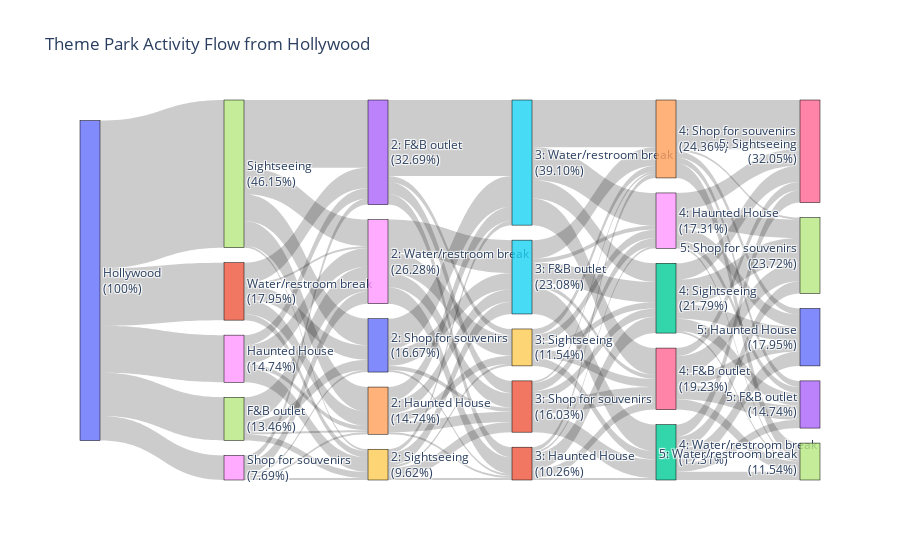

The notebook cell saved with this chart:
### Markdown cell above
Theme Park Activity Flow from Hollywood

### Code cell
import pandas as pd
import plotly.graph_objects as go
from collections import Counter

# Load the dataset
file_path = '../data/Updated_Theme_Parks_Survey_Responses A14.csv'
df = pd.read_csv(file_path)

# Define activity columns and valid activities
activity_columns = [
    'first_activity', 'second_activity', 'third_activity', 'fourth_activity', 'fifth_activity', 
    'sixth_activity', 'seventh_activity', 'eighth_activity', 'ninth_activity', 'tenth_activity',
    'eleventh_activity', 'twelfth_activity', 'thirteenth_activity', 'fourteenth_activity'
]

valid_activities = [
    "Go To The F&B Outlet", "Go And Shop For Souvenirs", "Go For A Water/Restroom Break", 
    "Go To The Haunted House", "Sightseeing"
]

# Replace any activity not in valid_activities with 'Na'
for col in activity_columns:
    df[col] = df[col].str.strip().str.title().fillna('Na').map(lambda x: x if x in valid_activities else 'Na')

# Create the valid activity mapping
activity_mapping = {
    "Go To The F&B Outlet": "F&B outlet",
    "Go And Shop For Souvenirs": "Shop for souvenirs",
    "Go For A Water/Restroom Break": "Water/restroom break",
    "Go To The Haunted House": "Haunted House",
    "Sightseeing": "Sightseeing",
}

# Initialize the list for valid activities
valid_activity_df = []

# Process each row and find the valid activities
for index, row in df.iterrows():
    activity_indices = []
    for i in range(14):  # Check from 1st to 14th activity
        activity_name = row[activity_columns[i]]
        if activity_name in activity_mapping:
            normalized_activity = activity_mapping[activity_name]
            activity_indices.append(normalized_activity)

    # Ensure the activity_indices has at least 14 activities, filling up missing ones with the first activity
    while len(activity_indices) < 14:
        activity_indices.append(activity_indices[0] if activity_indices else "Na")

    valid_activity_df.append(activity_indices)

# Create a new dataframe with the valid activities (up to 14 activities)
valid_activity_df = pd.DataFrame(valid_activity_df, columns=[f"activity_{i+1}" for i in range(14)])

# Remove rows where the first activity is 'Na'
valid_activity_df = valid_activity_df[valid_activity_df['activity_1'] != "Na"]

# Flatten the activity columns and count the frequency of each activity
activities = valid_activity_df.values.flatten().tolist()
activity_counts = Counter([activity for activity in activities if activity != "Na"])

# Get the top 5 most frequent activities
top_5_activities = [activity for activity, _ in activity_counts.most_common(5)]

# Filter the dataframe to only include rows with top 5 activities
filtered_df = valid_activity_df.apply(lambda col: col.map(lambda x: x if x in top_5_activities else 'Na'))

# Calculate percentage for each activity in each of the columns (activity_1 to activity_5)
for col in ['activity_1', 'activity_2', 'activity_3', 'activity_4', 'activity_5']:
    activity_percentage = filtered_df[col].value_counts(normalize=True) * 100
    # Update the label with the percentage for each activity
    filtered_df[col] = filtered_df[col].map(lambda x: f"{x}<br>({activity_percentage.get(x, 0):.2f}%)" if x != 'Na' else 'Na')

# Collect all activities for the nodes (excluding "Na")
activities = filtered_df.values.flatten().tolist()
activities = [activity for activity in activities if activity != "Na"]

# Add the start node "Hollywood" to the nodes list
start_node = "Hollywood"
nodes = [start_node] + list(pd.Series(activities).unique())

# Add "Hollywood" to the activity_to_index dictionary with its index
activity_to_index = {start_node: 0}  # Manually add Hollywood with index 0

# Manually add 100% for Hollywood
nodes[0] = f"{start_node}<br>(100%)"

# Create a dictionary for activity to index mapping
for index, activity in enumerate(nodes[1:], start=1):  # Start from index 1 for the rest
    activity_to_index[activity] = index

# Initialize the list to count occurrences of each transition (source-target pair)
link_counts = Counter()

# Loop through the dataframe to create links for the Sankey diagram
for index, row in filtered_df.iterrows():
    first = row['activity_1']
    second = f"2: {row['activity_2']}" if row['activity_2'] != "Na" else "Na"
    third = f"3: {row['activity_3']}" if row['activity_3'] != "Na" else "Na"
    fourth = f"4: {row['activity_4']}" if row['activity_4'] != "Na" else "Na"
    fifth = f"5: {row['activity_5']}" if row['activity_5'] != "Na" else "Na"

    # Add to the dictionary if second, third, fourth, or fifth prefixed activities are not in activity_to_index
    for activity in [second, third, fourth, fifth]:
        if activity != "Na" and activity not in activity_to_index:
            activity_to_index[activity] = len(activity_to_index)
            nodes.append(activity)

    # Track links between consecutive activities, ensuring they are valid (not "Na")
    if first != "Na":
        link_counts[(start_node, first)] += 1
    if first != "Na" and second != "Na" and first != second:
        link_counts[(first, second)] += 1
    if second != "Na" and third != "Na" and second != third:
        link_counts[(second, third)] += 1
    if third != "Na" and fourth != "Na" and third != fourth:
        link_counts[(third, fourth)] += 1
    if fourth != "Na" and fifth != "Na" and fourth != fifth:
        link_counts[(fourth, fifth)] += 1

# Prepare lists for sources, targets, and values based on the link counts
sources = []
targets = []
values = []

for (source, target), count in link_counts.items():
    if source != "Na" and target != "Na":  # Only add links that are valid
        sources.append(activity_to_index[source])
        targets.append(activity_to_index[target])
        values.append(count)

# Create the Sankey diagram
fig = go.Figure(go.Sankey(
    node=dict(
        pad=15,
        thickness=20,
        line=dict(color="black", width=0.5),
        label=nodes
    ),
    link=dict(
        source=sources,
        target=targets,
        value=values
    )
))

# Update layout for better visualization
fig.update_layout(title="Theme Park Activity Flow from Hollywood", font_size=12)

# Show the Sankey diagram
fig.show()

### Figure 1 — Plotly figure (JSON) as saved in the notebook; plotly's stock layout.template omitted (floating-point values rounded to 4 significant figures)
{"data": [{"link": {"source": [0, 1, 30, 31, 32, 0, 7, 34, 35, 36, 0, 8, 38, 39, 32, 0, 17, 38, 41, 42, 1, 43, 39, 44, 43, 7, 38, 45, 44, 17, 30, 45, 36, 43, 32, 1, 35, 42, 7, 45, 39, 8, 43, 30, 35, 48, 7, 48, 39, 42, 0, 28, 34, 44, 1, 49, 41, 44, 1, 49, 32, 45, 8, 34, 39, 49, 31, 48, 32, 45, 8, 36, 31, 42, 42, 38, 31, 7, 49, 36, 28, 17, 35, 34, 41, 34, 17, 28, 41, 28, 48, 41, 36, 31, 44, 30, 48, 28, 49], "target": [1, 30, 31, 32, 33, 7, 34, 35, 36, 37, 8, 38, 39, 32, 40, 17, 38, 41, 42, 37, 43, 39, 44, 40, 41, 38, 45, 44, 46, 30, 45, 36, 33, 31, 47, 34, 42, 33, 30, 32, 36, 43, 35, 35, 48, 46, 43, 37, 42, 46, 28, 30, 45, 47, 49, 41, 44, 33, 38, 45, 46, 48, 49, 39, 48, 31, 48, 40, 37, 42, 34, 40, 42, 47, 40, 31, 36, 49, 39, 46, 43, 34, 44, 41, 48, 31, 49, 34, 32, 38, 33, 36, 47, 44, 37, 41, 47, 49, 35], "value": [28, 7, 2, 9, 4, 72, 12, 7, 13, 9, 23, 9, 10, 4, 7, 21, 12, 8, 8, 12, 10, 3, 3, 3, 5, 13, 16, 9, 24, 5, 8, 2, 7, 6, 4, 7, 9, 6, 13, 13, 4, 5, 37, 15, 16, 8, 33, 9, 3, 8, 12, 1, 6, 7, 3, 1, 2, 3, 1, 6, 6, 2, 7, 4, 4, 5, 4, 6, 6, 10, 2, 5, 4, 1, 7, 7, 7, 1, 1, 4, 3, 1, 23, 1, 1, 5, 3, 1, 1, 6, 3, 4, 5, 1, 1, 1, 1, 1, 2]}, "node": {"label": ["Hollywood<br>(100%)", "Water/restroom break<br>(17.95%)", "Shop for souvenirs<br>(16.67%)", "Shop for souvenirs<br>(16.03%)", "Water/restroom break<br>(17.31%)", "F&B outlet<br>(14.74%)", "Water/restroom break", "Sightseeing<br>(46.15%)", "Haunted House<br>(14.74%)", "Water/restroom break<br>(39.10%)", "F&B outlet<br>(19.23%)", "Shop for souvenirs<br>(23.72%)", "Sightseeing", "Water/restroom break<br>(26.28%)", "Sightseeing<br>(11.54%)", "Haunted House<br>(17.95%)", "Haunted House", "F&B outlet<br>(13.46%)", "Haunted House<br>(10.26%)", "Sightseeing<br>(21.79%)", "F&B outlet", "F&B outlet<br>(32.69%)", "Shop for souvenirs<br>(24.36%)", "F&B outlet<br>(23.08%)", "Sightseeing<br>(32.05%)", "Water/restroom break<br>(11.54%)", "Shop for souvenirs", "Haunted House<br>(17.31%)", "Shop for souvenirs<br>(7.69%)", "Sightseeing<br>(9.62%)", "2: Shop for souvenirs<br>(16.67%)", "3: Shop for souvenirs<br>(16.03%)", "4: Water/restroom break<br>(17.31%)", "5: F&B outlet<br>(14.74%)", "2: Haunted House<br>(14.74%)", "3: Water/restroom break<br>(39.10%)", "4: F&B outlet<br>(19.23%)", "5: Shop for souvenirs<br>(23.72%)", "2: Water/restroom break<br>(26.28%)", "3: Sightseeing<br>(11.54%)", "5: Haunted House<br>(17.95%)", "3: Haunted House<br>(10.26%)", "4: Sightseeing<br>(21.79%)", "2: F&B outlet<br>(32.69%)", "4: Shop for souvenirs<br>(24.36%)", "3: F&B outlet<br>(23.08%)", "5: Sightseeing<br>(32.05%)", "5: Water/restroom break<br>(11.54%)", "4: Haunted House<br>(17.31%)", "2: Sightseeing<br>(9.62%)"], "line": {"color": "black", "width": 0.5}, "pad": 15, "thickness": 20}, "type": "sankey"}], "layout": {"font": {"size": 12}, "title": {"text": "Theme Park Activity Flow from Hollywood"}}}
